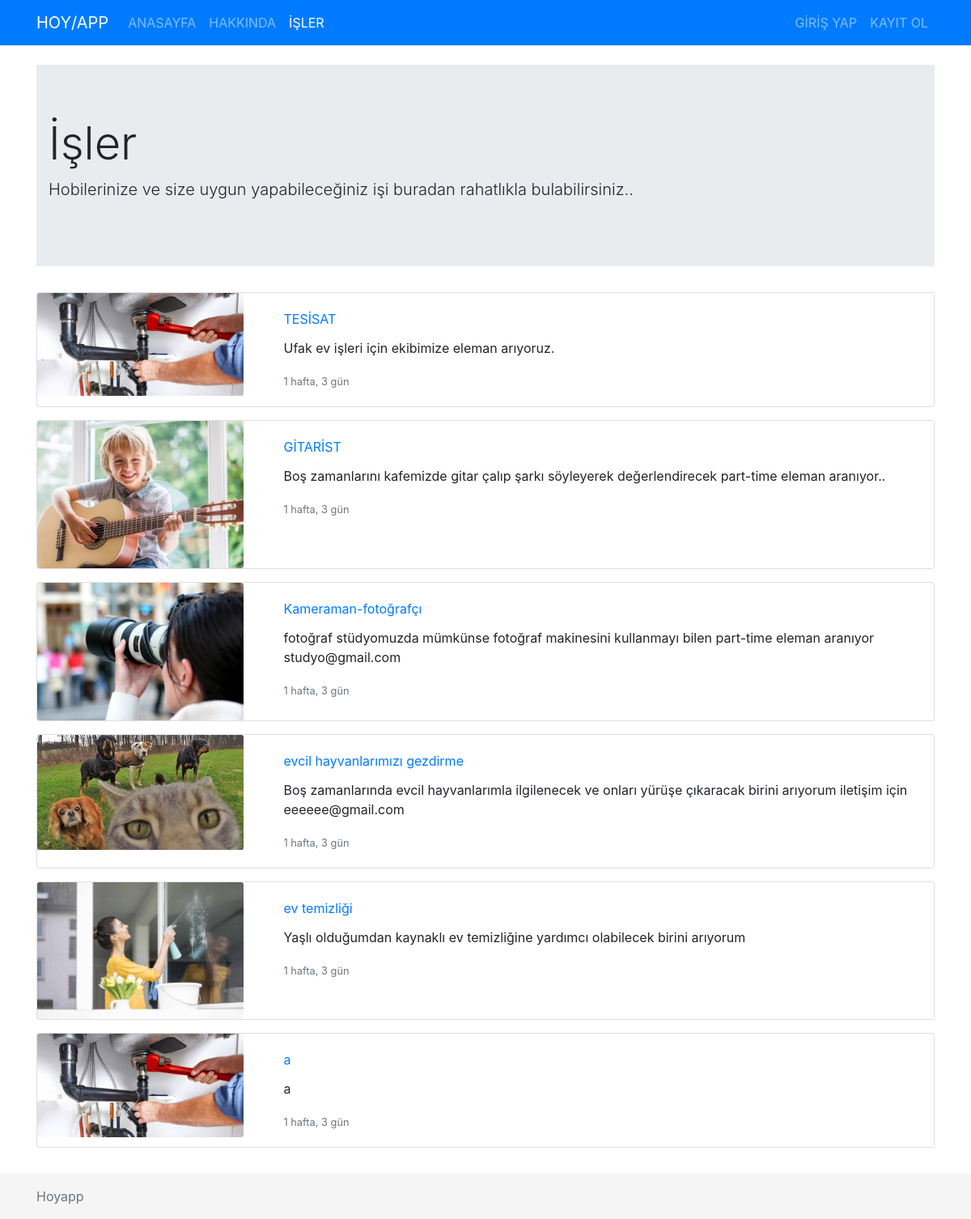
Page /movies/ on the committed database.
### movies/models.py (models this page shows, shortened)
class Movie(models.Model):
    name = models.CharField(max_length=100, verbose_name='İş Adı')
    description = models.TextField(verbose_name='İşin Açıklaması')
    image = models.CharField(max_length=50, verbose_name='İş Resmi')
    created_date = models.DateTimeField(auto_now_add=True, verbose_name='Eklenme Tarihi')
    isPublished = models.BooleanField(default= True)
    def get_image_path(self):
        return '/img/'+ self.image

### movies/views.py (the view)
# urls.py: path('', views.index, name= 'movies'),
def index(request):
    movies = Movie.objects.all()
    context = {
        'movies': movies
    }
    return render(request, 'movies/list.html', context)

### templates/movies/list.html
{% extends 'layout.html' %}
{% load static %}
{% load humanize %}
{% block content %}
<div class="jumbotron jumbotron-fluid">
    <div class="container">
        <h1 class="display-4">İşler</h1>
        <p class="lead">Hobilerinize ve size uygun yapabileceğiniz işi buradan rahatlıkla bulabilirsiniz..</p>
    </div>
</div>
<div class="row">
    <div class="col-md-12">
        {% if movies %}
            {% for movie in movies %}
                <div class="card mb-3">
                <div class="row">
                    <div class="col-md-3">
                        <img class="card-img" src="{% static movie.get_image_path %}" alt="">
                    </div>
                    <div class="col-md-9">
                        <div class="card-body">
                            <div class="card-title">
                                <a href="{% url 'detail' movie.id %}"> {{ movie.name }}</a>
                             </div>
                            <p class="card-text">
                                    {{ movie.description }}
                            </p>
                            <p class="card-text">
                                <small class="text-muted">{{ movie.created_date | timesince }}</small>
                            </p>
                        </div>
                    </div>
                </div>
                </div>
            {% endfor %}
        {% else %}
            <div class="alert alert-warning">
                <p>
                    No Movies
                </p>
            </div>
        {% endif %}
    </div>
</div>
{% endblock %}

### templates/layout.html (shortened to what this page needs)
{% load static %}
<!DOCTYPE html>
<html lang="en">
<head>
    <link rel="stylesheet" href="{% static 'css/bootstrap.min.css' %}">
    <link rel="stylesheet" href="{% static 'css/style.css' %}">
</head>
<body>
    {% include 'partials/_navbar.html' %}
    <main>
        <div class="container mt-4">
           {% block content %}
           {% endblock %}
        </div>
    </main>
    {% include 'partials/_footer.html' %}
</body>
</html>

### templates/partials/_navbar.html
<header>
    <div class="navbar navbar-expand-sm bg-primary navbar-dark">
        <div class="container">
            <a href="{% url 'index' %}" class="navbar-brand">HOY/APP</a>
            <ul class="navbar-nav mr-auto">
                <li
                    {% if request.path == '/' %}
                        class="nav-item active"
                    {% else %}
                        class="nav-item"
                    {% endif %}
                >
                    <a  href="{% url 'index' %}" class="nav-link">ANASAYFA</a>
                </li>
                <li
                    {% if 'about' in request.path %}
                        class="nav-item active"
                    {% else %}
                         class="nav-item"
                    {% endif %}
                >
                    <a  href="{% url 'about' %}" class="nav-link">HAKKINDA</a>
                </li>
                <li
                    {% if 'movies' in request.path %}
                        class="nav-item active"
                    {% else %}
                        class="nav-item"
                    {% endif %}
                    >
                    <a  href="{% url 'movies' %}" class="nav-link">İŞLER</a>
                </li>
            </ul>
            <ul class="navbar-nav">
                {% if user.is_authenticated %}
                    <li class="nav-item">
                         <a  href="javascript:{document.getElementById('logout').submit()}" class="nav-link">({{ user.username }}) Logout</a>
                         <form action="{% url 'logout' %}" method="POST" id="logout">
                             {%csrf_token%}
                              <input type="hidden">
                         </form>
                    </li>
                {% else %}
                    <li
                    {% if 'login' in request.path %}
                        class="nav-item active"
                    {% else %}
                        class="nav-item"
                    {% endif %}
                     >
                    <a  href="{% url 'login' %}" class="nav-link">GİRİŞ YAP</a>
                </li>
                <li
                    {% if 'register' in request.path %}
                        class="nav-item active"
                    {% else %}
                        class="nav-item"
                    {% endif %}
                >
                <a  href="{% url 'register' %}" class="nav-link">KAYIT OL</a>
                {% endif %}
            </ul>
        </div>
    </div>
</header>

### templates/partials/_footer.html
<footer>
        <div class="footer py-3 mt-3">
            <div class="container">
                <span class="text-muted">
                    Hoyapp
                </span>
            </div>
        </div>
    </footer>

### static/css/style.css (style rules this page uses)
.footer { background-color: #f5f5f5; }

### rows in the picture
Movie: image (picture), name "TESİSAT", description "Ufak ev işleri için ekibimize eleman arıyoruz.", created_date "1 hafta, 3 gün"
Movie: image (picture), name "GİTARİST", description "Boş zamanlarını kafemizde gitar çalıp şarkı söyleyerek değerlendirecek part-time eleman aranıyor..", created_date "1 hafta, 3 gün"
Movie: image (picture), name "Kameraman-fotoğrafçı", description "fotoğraf stüdyomuzda mümkünse fotoğraf makinesini kullanmayı bilen part-time eleman aranıyor studyo@gmail.com", created_date "1 hafta, 3 gün"
Movie: image (picture), name "evcil hayvanlarımızı gezdirme", description "Boş zamanlarında evcil hayvanlarımla ilgilenecek ve onları yürüşe çıkaracak birini arıyorum iletişim için eeeeee@gmail.com", created_date "1 hafta, 3 gün"
Movie: image (picture), name "ev temizliği", description "Yaşlı olduğumdan kaynaklı ev temizliğine yardımcı olabilecek birini arıyorum", created_date "1 hafta, 3 gün"
Movie: image (picture), name "a", description "a", created_date "1 hafta, 3 gün"
